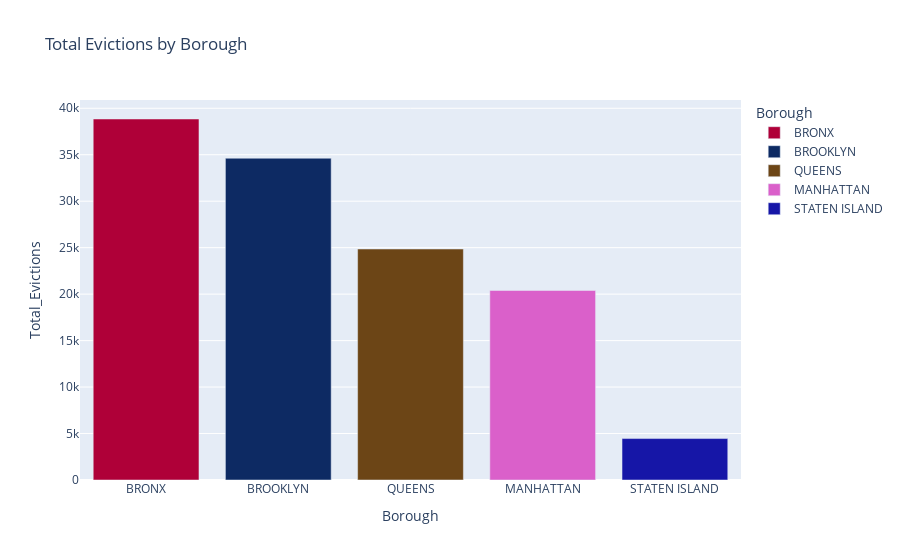

Notebook source saved alongside this figure:
### Markdown cell above
# Part 4: Visualization

### Code cell
# sample visualiztion
fig = px.bar(
    eviction_by_borough,
    x="borough",
    y="total_evictions",
    title="Total Evictions by Borough",
    labels={"total_evictions": "Total_Evictions", "borough": "Borough"},
    color="borough",
    color_discrete_sequence=px.colors.qualitative.Dark24_r,
    category_orders={
        "borough": eviction_by_borough.sort_values("total_evictions", ascending=False)[
            "borough"
        ]
    },
)

fig.show()

### Figure 1 — Plotly figure (JSON) as saved in the notebook; plotly's stock layout.template omitted (floating-point values rounded to 4 significant figures)
{"data": [{"hovertemplate": "Borough=%{x}<br>Total_Evictions=%{y}<extra></extra>", "legendgroup": "BRONX", "marker": {"color": "#AF0038", "pattern": {"shape": ""}}, "name": "BRONX", "orientation": "v", "showlegend": true, "textposition": "auto", "type": "bar", "x": ["BRONX"], "xaxis": "x", "y": [38845], "yaxis": "y"}, {"hovertemplate": "Borough=%{x}<br>Total_Evictions=%{y}<extra></extra>", "legendgroup": "BROOKLYN", "marker": {"color": "#0D2A63", "pattern": {"shape": ""}}, "name": "BROOKLYN", "orientation": "v", "showlegend": true, "textposition": "auto", "type": "bar", "x": ["BROOKLYN"], "xaxis": "x", "y": [34624], "yaxis": "y"}, {"hovertemplate": "Borough=%{x}<br>Total_Evictions=%{y}<extra></extra>", "legendgroup": "QUEENS", "marker": {"color": "#6C4516", "pattern": {"shape": ""}}, "name": "QUEENS", "orientation": "v", "showlegend": true, "textposition": "auto", "type": "bar", "x": ["QUEENS"], "xaxis": "x", "y": [24856], "yaxis": "y"}, {"hovertemplate": "Borough=%{x}<br>Total_Evictions=%{y}<extra></extra>", "legendgroup": "MANHATTAN", "marker": {"color": "#DA60CA", "pattern": {"shape": ""}}, "name": "MANHATTAN", "orientation": "v", "showlegend": true, "textposition": "auto", "type": "bar", "x": ["MANHATTAN"], "xaxis": "x", "y": [20393], "yaxis": "y"}, {"hovertemplate": "Borough=%{x}<br>Total_Evictions=%{y}<extra></extra>", "legendgroup": "STATEN ISLAND", "marker": {"color": "#1616A7", "pattern": {"shape": ""}}, "name": "STATEN ISLAND", "orientation": "v", "showlegend": true, "textposition": "auto", "type": "bar", "x": ["STATEN ISLAND"], "xaxis": "x", "y": [4458], "yaxis": "y"}], "layout": {"barmode": "relative", "legend": {"title": {"text": "Borough"}, "tracegroupgap": 0}, "title": {"text": "Total Evictions by Borough"}, "xaxis": {"anchor": "y", "categoryarray": ["BRONX", "BROOKLYN", "QUEENS", "MANHATTAN", "STATEN ISLAND"], "categoryorder": "array", "domain": [0, 1], "title": {"text": "Borough"}}, "yaxis": {"anchor": "x", "domain": [0, 1], "title": {"text": "Total_Evictions"}}}}
